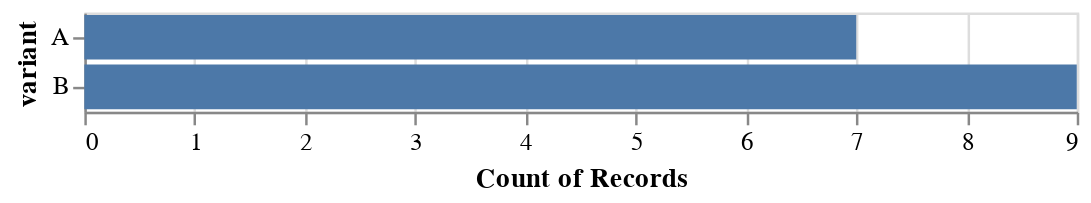

The notebook cell this image was saved under:
### Code cell
df_br_na = df_br[df_br[REVENUE].isna()]
print('Number of NA records for Booking Requests: {}'.format(len(df_br_na)))
# print('Number of NA records for Booking Requests group A: {}'.format(len(df_br_na[df_br_na[VARIANT]=='A'])))
# print('Number of NA records for Booking Requests group B: {}'.format(len(df_br_na[df_br_na[VARIANT]=='B'])))
alt.Chart(df_br_na).mark_bar().encode(
    x=alt.X('count({})'.format(VARIANT)),
    y=alt.Y(VARIANT)
)

### Figure 1 — Vega-Lite specification as saved in the notebook (floating-point values rounded to 4 significant figures)
{"config": {"view": {"continuousWidth": 400, "continuousHeight": 300}}, "data": {"name": "data-4912617eca7c9e33510144a62596d99a"}, "mark": "bar", "encoding": {"x": {"type": "nominal", "aggregate": "count", "field": "variant"}, "y": {"type": "nominal", "field": "variant"}}, "$schema": "https://vega.github.io/schema/vega-lite/v4.8.1.json", "datasets": {"data-4912617eca7c9e33510144a62596d99a": [{"datetime": "2021-08-01 05:02:36", "user_id": "630002484", "variant": "B", "city": "madrid", "event_type": "booking_request", "revenue": null}, {"datetime": "2021-08-07 19:03:15", "user_id": "550671703", "variant": "A", "city": "madrid", "event_type": "booking_request", "revenue": null}, {"datetime": "2021-08-08 03:50:03", "user_id": "636312924", "variant": "A", "city": "rome", "event_type": "booking_request", "revenue": null}, {"datetime": "2021-08-08 16:47:19", "user_id": "309520845", "variant": "B", "city": "madrid", "event_type": "booking_request", "revenue": null}, {"datetime": "2021-08-09 16:51:39", "user_id": "300995164", "variant": "A", "city": "madrid", "event_type": "booking_request", "revenue": null}, {"datetime": "2021-08-09 23:14:42", "user_id": "107611432", "variant": "B", "city": "madrid", "event_type": "booking_request", "revenue": null}, {"datetime": "2021-08-10 19:00:46", "user_id": "407676929", "variant": "B", "city": "rome", "event_type": "booking_request", "revenue": null}, {"datetime": "2021-08-13 19:33:48", "user_id": "135213498", "variant": "A", "city": "madrid", "event_type": "booking_request", "revenue": null}, {"datetime": "2021-08-14 19:12:41", "user_id": "426695352", "variant": "B", "city": "madrid", "event_type": "booking_request", "revenue": null}, {"datetime": "2021-08-18 06:33:00", "user_id": "390085734", "variant": "A", "city": "madrid", "event_type": "booking_request", "revenue": null}, {"datetime": "2021-08-22 16:53:01", "user_id": "243122065", "variant": "B", "city": "rome", "event_type": "booking_request", "revenue": null}, {"datetime": "2021-08-23 00:32:08", "user_id": "901299274", "variant": "A", "city": "madrid", "event_type": "booking_request", "revenue": null}, {"datetime": "2021-08-24 02:45:37", "user_id": "569286216", "variant": "B", "city": "madrid", "event_type": "booking_request", "revenue": null}, {"datetime": "2021-08-25 17:27:49", "user_id": "131601658", "variant": "A", "city": "rome", "event_type": "booking_request", "revenue": null}, {"datetime": "2021-08-26 11:57:54", "user_id": "872225754", "variant": "B", "city": "rome", "event_type": "booking_request", "revenue": null}, {"datetime": "2021-08-27 11:42:02", "user_id": "560117963", "variant": "B", "city": "madrid", "event_type": "booking_request", "revenue": null}]}}
